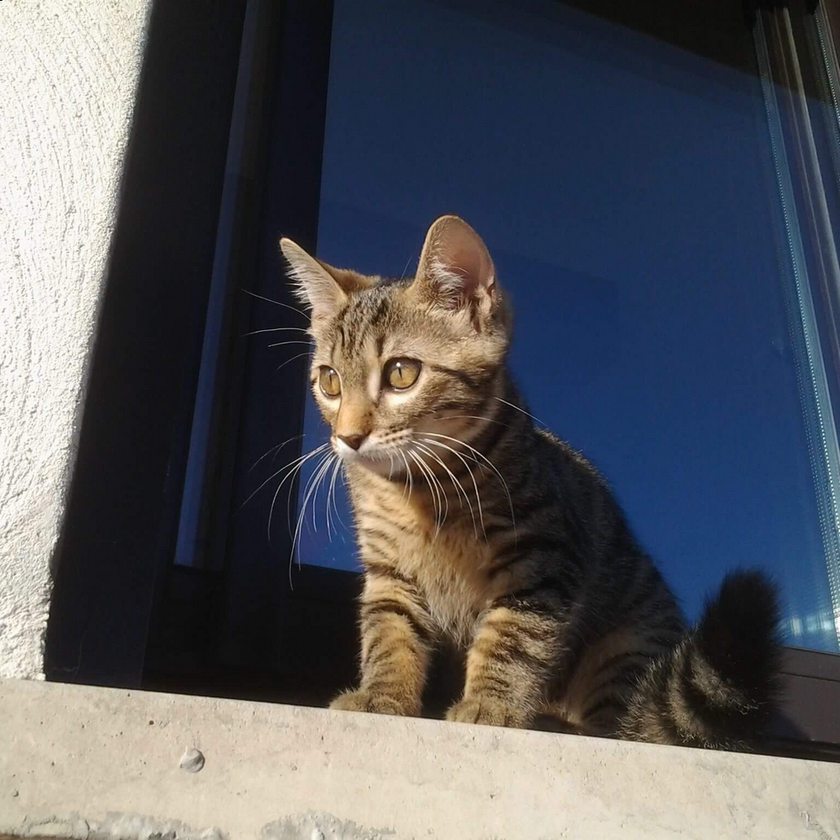
#> input picture pictures/ch13.png, 840 x 840 px, shrunk from 1000 x 1000 before the run
$ python expoter.py
#> lines starting #> are read from the running program, lines starting #| are printed output that depends on the picture
import numpy as np
import cv2
from matplotlib import pyplot as plt
import os

# picture path
picture_path = './pictures/ch13.png'


spectre_kind = ['Accent', 'Accent_r', 'Blues', 'Blues_r', 'BrBG', 'BrBG_r', 'BuGn', 'BuGn_r', 'BuPu', 'BuPu_r', 'CMRmap', 'CMRmap_r', 'Dark2', 'Dark2_r', 'GnBu', 'GnBu_r', 'Grays', 'Greens', 'Greens_r', 'Greys', 'Greys_r', 'OrRd', 'OrRd_r', 'Oranges', 'Oranges_r', 'PRGn', 'PRGn_r', 'Paired', 'Paired_r', 'Pastel1', 'Pastel1_r', 'Pastel2', 'Pastel2_r', 'PiYG', 'PiYG_r', 'PuBu', 'PuBuGn', 'PuBuGn_r', 'PuBu_r', 'PuOr', 'PuOr_r', 'PuRd', 'PuRd_r', 'Purples', 'Purples_r', 'RdBu', 'RdBu_r', 'RdGy', 'RdGy_r', 'RdPu', 'RdPu_r', 'RdYlBu', 'RdYlBu_r', 'RdYlGn', 'RdYlGn_r', 'Reds', 'Reds_r', 'Set1', 'Set1_r', 'Set2', 'Set2_r', 'Set3', 'Set3_r', 'Spectral', 'Spectral_r', 'Wistia', 'Wistia_r', 'YlGn', 'YlGnBu', 'YlGnBu_r', 'YlGn_r', 'YlOrBr', 'YlOrBr_r', 'YlOrRd', 'YlOrRd_r', 'afmhot', 'afmhot_r', 'autumn', 'autumn_r', 'binary', 'binary_r', 'bone', 'bone_r', 'brg', 'brg_r', 'bwr', 'bwr_r', 'cividis', 'cividis_r', 'cool', 'cool_r', 'coolwarm', 'coolwarm_r', 'copper', 'copper_r', 'cubehelix', 'cubehelix_r', 'flag', 'flag_r', 'gist_earth', 'gist_earth_r', 'gist_gray', 'gist_gray_r', 'gist_grey', 'gist_heat', 'gist_heat_r', 'gist_ncar', 'gist_ncar_r', 'gist_rainbow', 'gist_rainbow_r', 'gist_stern', 'gist_stern_r', 'gist_yarg', 'gist_yarg_r', 'gist_yerg', 'gnuplot', 'gnuplot2', 'gnuplot2_r', 'gnuplot_r', 'gray', 'gray_r', 'grey', 'hot', 'hot_r', 'hsv', 'hsv_r', 'inferno', 'inferno_r', 'jet', 'jet_r', 'magma', 'magma_r', 'nipy_spectral', 'nipy_spectral_r', 'ocean', 'ocean_r', 'pink', 'pink_r', 'plasma', 'plasma_r', 'prism', 'prism_r', 'rainbow', 'rainbow_r', 'seismic', 'seismic_r', 'spring', 'spring_r', 'summer', 'summer_r', 'tab10', 'tab10_r', 'tab20', 'tab20_r', 'tab20b', 'tab20b_r', 'tab20c', 'tab20c_r', 'terrain', 'terrain_r', 'turbo', 'turbo_r', 'twilight', 'twilight_r', 'twilight_shifted', 'twilight_shifted_r', 'viridis', 'viridis_r', 'winter', 'winter_r']
spectre_kind_size = len(spectre_kind)

img=cv2.imread(picture_path)
#> img is the input picture: shape (840, 840, 3); mean B, G, R 92.1, 87.6, 86.7
# check if file exists
if img is None:
    print('Could not open or find the image')
    exit(0)

img = cv2.cvtColor(img,cv2.COLOR_BGR2GRAY)
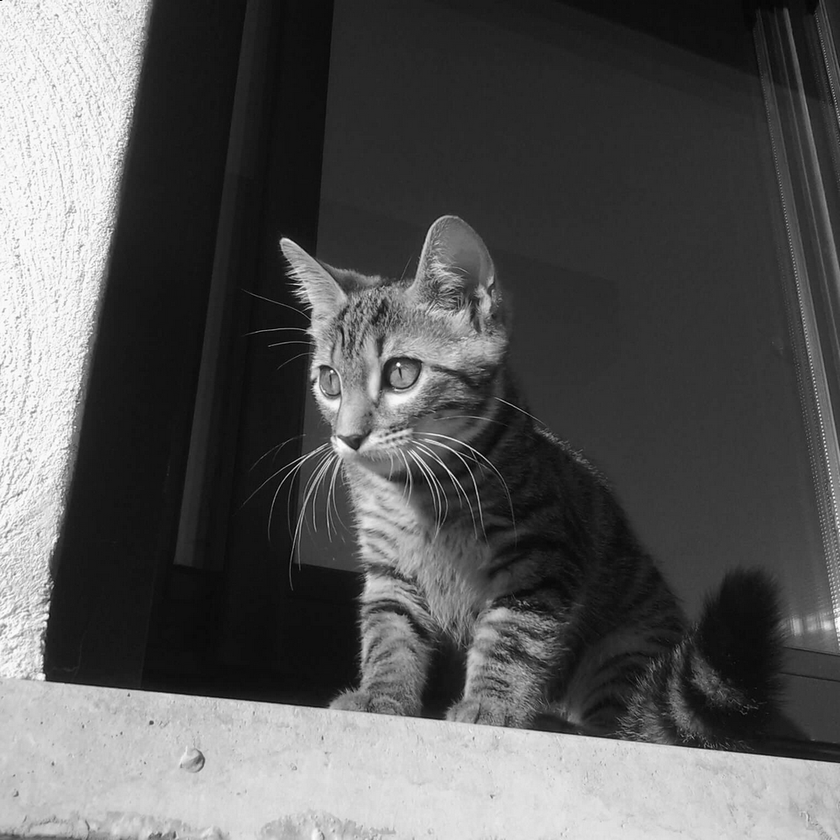
#> img: shape (840, 840); min 0, max 255, mean 87.9
dft = np.fft.fft2(img)
dft_shift = np.fft.fftshift(dft)
phase_spectrum = np.angle(dft_shift)
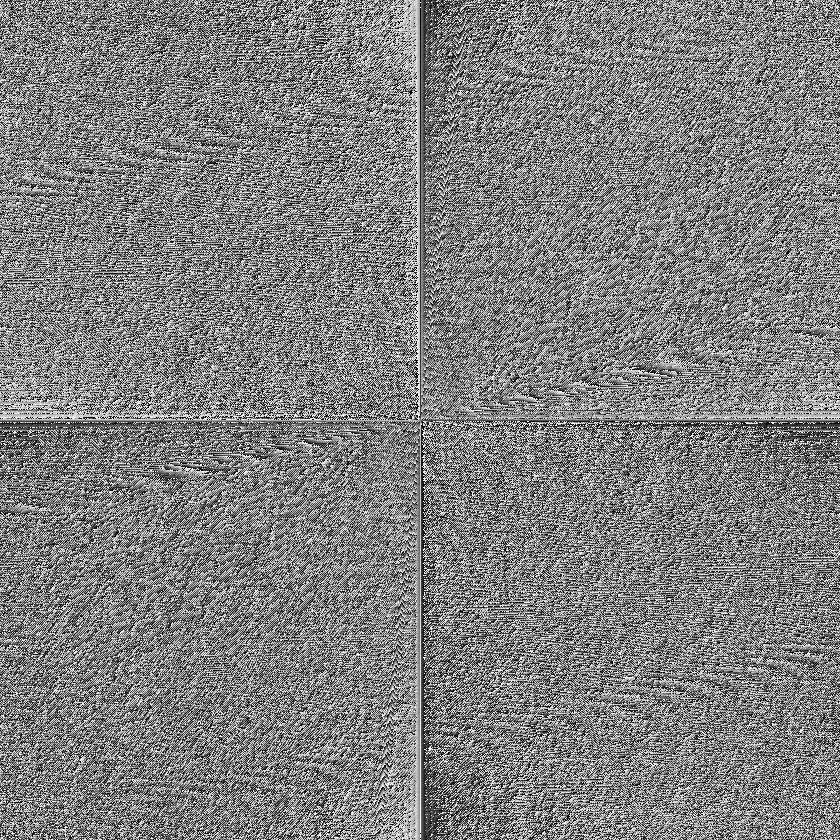
#> phase_spectrum: shape (840, 840) float64; min -3.14, max 3.14, mean 2.06e-17; drawn with min black and max white

# create folder for images
if not os.path.exists('images'):
    os.makedirs('images')

for i in range(spectre_kind_size):
    os.system('cls')
    print('Generating... (' + str(i+1) + '/' + str(spectre_kind_size) + ')')
    ax1 = plt.subplot(1,2,1)
    ax1.imshow(img, cmap=spectre_kind[i])

    ax2 = plt.subplot(1,2,2)
    ax2.imshow(phase_spectrum, cmap=spectre_kind[i])

#> (the run stopped early here; a loop or call above may not have finished)
